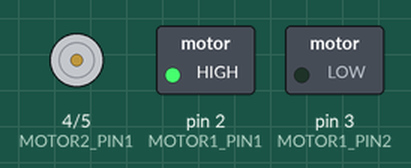
Bench run of a sketch on a simulated Arduino Nano, built with avr-gcc and run on an emulated ATmega328P. Shown: motor-driver pin pairs drawn as motors (green arrow = first pin HIGH = forward, orange = second pin HIGH = backward, longer = more drive), switched loads named in the sketch (green lamp = pin HIGH). Random numbers use the default seed unless the sketch sets one.

Above: at 0.1 s.
At 90.1 s:
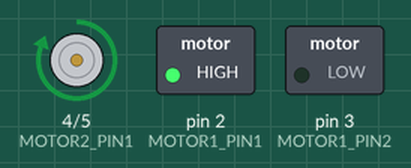
Timing chart, 0 to 91.6 s (numbered marks = the images above):
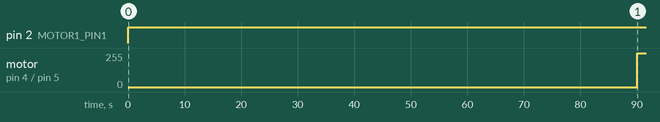

The sketch:

watch_winder_controller.ino
```cpp
// (licence header left out)
// ============================================
// CONFIGURATION - Adjust these for your needs
// ============================================

// Motor run and rest times (in milliseconds)
const unsigned long RUN_TIME = 180000;          // 3 minutes (180,000 ms)
const unsigned long REST_TIME_BASE = 3600000;   // 60 minutes base (3,600,000 ms)
const unsigned long REST_TIME_VARIANCE = 300000; // +/- 5 minutes variance (300,000 ms)
const unsigned long STARTUP_STAGGER = 90000;    // 1.5 minute delay between motor starts

// Motor 1 control pins (connected to DRV8833 channel A)
const int MOTOR1_PIN1 = 2;  // AIN1
const int MOTOR1_PIN2 = 3;  // AIN2

// Motor 2 control pins (connected to DRV8833 channel B)
const int MOTOR2_PIN1 = 4;  // BIN1
const int MOTOR2_PIN2 = 5;  // BIN2

// ============================================
// GLOBAL VARIABLES
// ============================================

// Track timing for each motor independently
unsigned long motor1LastChange = 0;  // millis() when the motor last started or stopped
unsigned long motor2LastChange = 0;
unsigned long motor1Wait = 0;        // How long to stay in the current state
unsigned long motor2Wait = STARTUP_STAGGER;  // Start Motor 2 later
bool motor1Running = false;
bool motor2Running = false;
bool motor1Direction = true;   // true = clockwise, false = counter-clockwise
bool motor2Direction = true;

// ============================================
// SETUP - Runs once at startup
// ============================================

void setup() {
  // Initialize motor control pins as outputs
  pinMode(MOTOR1_PIN1, OUTPUT);
  pinMode(MOTOR1_PIN2, OUTPUT);
  pinMode(MOTOR2_PIN1, OUTPUT);
  pinMode(MOTOR2_PIN2, OUTPUT);

  // Ensure motors start in stopped state
  stopMotors();

  // Seed random number generator with analog noise
  randomSeed(analogRead(A0));

  // Optional: Initialize serial for debugging
  // Serial.begin(9600);
  // Serial.println("Watch Winder Controller Started");
  // Serial.println("Motors will start at staggered times");
}

// ============================================
// MAIN LOOP - Runs continuously
// ============================================

void loop() {
  unsigned long currentTime = millis();

  // === MOTOR 1 CONTROL ===
  if (!motor1Running && currentTime - motor1LastChange >= motor1Wait) {
    // Time to start Motor 1
    runMotor1(motor1Direction);
    motor1Running = true;
    motor1LastChange = currentTime;
    motor1Wait = RUN_TIME;  // Schedule stop time
  }
  else if (motor1Running && currentTime - motor1LastChange >= motor1Wait) {
    // Time to stop Motor 1
    stopMotor1();
    motor1Running = false;
    motor1LastChange = currentTime;

    // Schedule next start with random variance (55-65 minutes from now)
    motor1Wait = REST_TIME_BASE + random(-REST_TIME_VARIANCE, REST_TIME_VARIANCE);

    // Alternate direction for next cycle
    motor1Direction = !motor1Direction;
  }

  // === MOTOR 2 CONTROL ===
  if (!motor2Running && currentTime - motor2LastChange >= motor2Wait) {
    // Time to start Motor 2
    runMotor2(motor2Direction);
    motor2Running = true;
    motor2LastChange = currentTime;
    motor2Wait = RUN_TIME;  // Schedule stop time
  }
  else if (motor2Running && currentTime - motor2LastChange >= motor2Wait) {
    // Time to stop Motor 2
    stopMotor2();
    motor2Running = false;
    motor2LastChange = currentTime;

    // Schedule next start with random variance (55-65 minutes from now)
    motor2Wait = REST_TIME_BASE + random(-REST_TIME_VARIANCE, REST_TIME_VARIANCE);

    // Alternate direction for next cycle
    motor2Direction = !motor2Direction;
  }

  // Small delay to prevent tight looping
  delay(100);
}

// ============================================
// MOTOR CONTROL FUNCTIONS
// ============================================

/**
 * Run Motor 1 in specified direction
 * @param direction - true for clockwise, false for counter-clockwise
 */
void runMotor1(bool direction) {
  if (direction) {
    // Clockwise rotation
    digitalWrite(MOTOR1_PIN1, HIGH);
    digitalWrite(MOTOR1_PIN2, LOW);
  } else {
    // Counter-clockwise rotation
    digitalWrite(MOTOR1_PIN1, LOW);
    digitalWrite(MOTOR1_PIN2, HIGH);
  }
}

/**
 * Run Motor 2 in specified direction
 * @param direction - true for clockwise, false for counter-clockwise
 */
void runMotor2(bool direction) {
  if (direction) {
    // Clockwise rotation
    digitalWrite(MOTOR2_PIN1, HIGH);
    digitalWrite(MOTOR2_PIN2, LOW);
  } else {
    // Counter-clockwise rotation
    digitalWrite(MOTOR2_PIN1, LOW);
    digitalWrite(MOTOR2_PIN2, HIGH);
  }
}

/**
 * Stop Motor 1
 */
void stopMotor1() {
  digitalWrite(MOTOR1_PIN1, LOW);
  digitalWrite(MOTOR1_PIN2, LOW);
}

/**
 * Stop Motor 2
 */
void stopMotor2() {
  digitalWrite(MOTOR2_PIN1, LOW);
  digitalWrite(MOTOR2_PIN2, LOW);
}

/**
 * Stop both motors (used during initialization)
 */
void stopMotors() {
  stopMotor1();
  stopMotor2();
}

// ============================================
// NOTES & TPD CALCULATION
// ============================================

/*
 * TPD (Turns Per Day) Calculation:
 *
 * With 3 min run / 60 min rest:
 * - Cycles per day: 1440 min / 63 min = ~23 cycles
 * - Rotations per 3-min cycle: ~40 rotations (at ~13 RPM)
 * - Total TPD: 23 × 40 = ~900 TPD
 * - Measure your motor's RPM: the result scales directly with it
 *
 * Features:
 *
 * 1. STAGGERED STARTUP: Motor 2 starts 1.5 minutes after Motor 1
 *    This reduces the initial power spike when first plugged in.
 *
 * 2. RANDOM REST VARIANCE: Each rest period varies by ±5 minutes
 *    This ensures motors don't always start simultaneously after
 *    the initial stagger, reducing power spikes throughout operation.
 *
 * 3. DIRECTION ALTERNATION: Each motor alternates between clockwise
 *    and counter-clockwise on every cycle. This prevents overwinding
 *    and mimics natural wrist movement for healthier watch operation.
 *
 * 4. INDEPENDENT OPERATION: Each motor runs on its own schedule,
 *    allowing manual switches to work independently.
 *
 * To adjust TPD:
 * - More TPD: Decrease REST_TIME_BASE or increase RUN_TIME
 * - Less TPD: Increase REST_TIME_BASE or decrease RUN_TIME
 *
 * Recommended TPD by brand:
 * - Seiko: 700-900 TPD (bidirectional)
 * - Bering: 650-800 TPD (bidirectional)
 * - Rolex: 650-800 TPD (bidirectional)
 * - Omega: 650-800 TPD (bidirectional)
 * - Breitling: 650-800 TPD (bidirectional)
 *
 * Note on millis() overflow:
 * The millis() function overflows after ~49 days. Timing compares elapsed
 * time (currentTime - lastChange), which stays correct across the overflow
 * because unsigned subtraction wraps. Don't compare against absolute times.
 */
```

Measured:
- by itself, pin 2 (MOTOR1_PIN1): LOW → HIGH at 0.00 s
- by itself, motor on pin 4 (MOTOR2_PIN1) / pin 5 (MOTOR2_PIN2): stopped → forward 255/255 at 90.0 s
